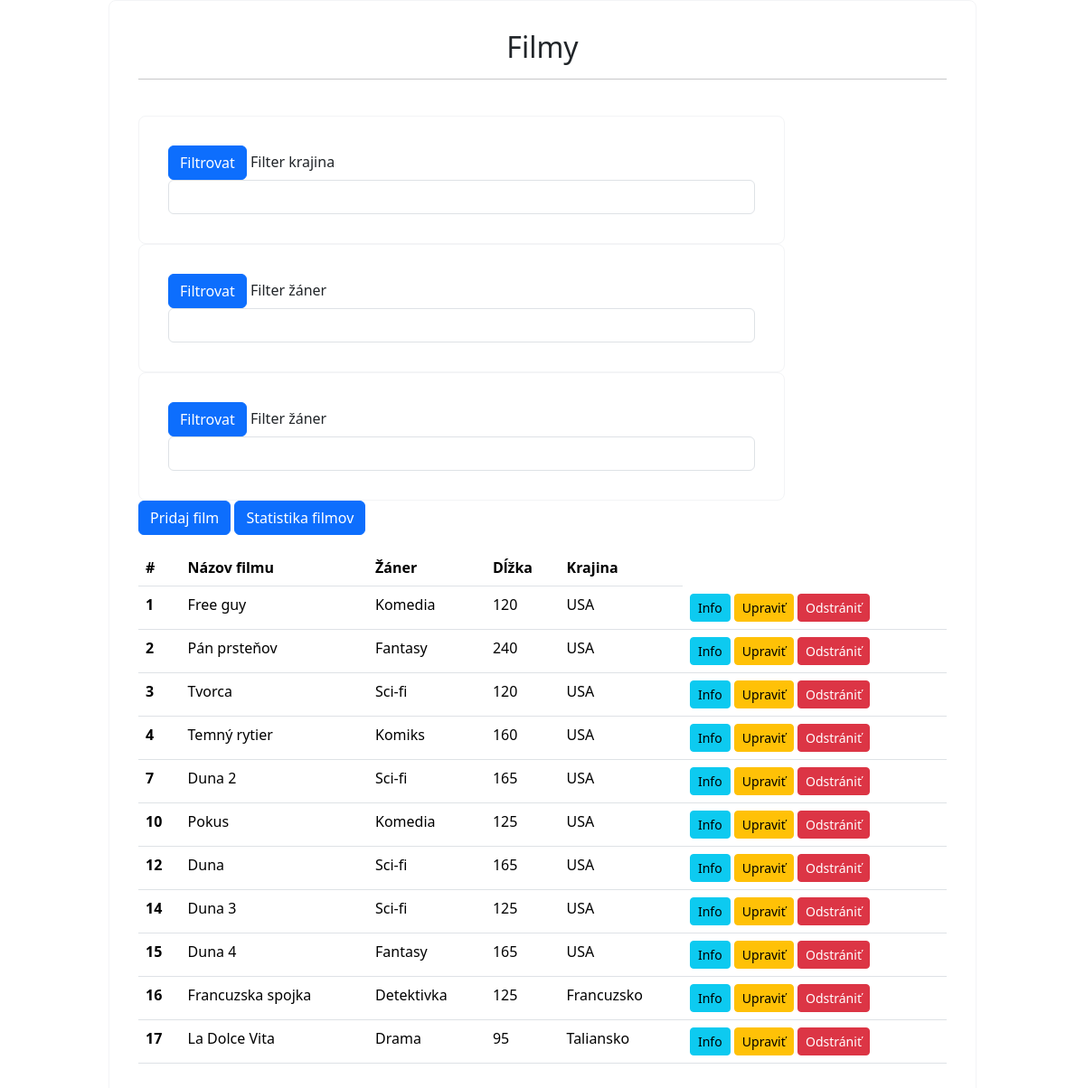
The page /view.php on the database its author committed.
### tables this page shows
CREATE TABLE `filmy` (
  `id_film` int(11) NOT NULL,
  `názov_filmu` varchar(120) DEFAULT NULL,
  `žáner` varchar(60) DEFAULT NULL,
  `dĺžka` int(11) DEFAULT NULL,
  `krajina` varchar(60) DEFAULT NULL
);

### php/read.php (called while the page is built)
<?php
include 'connect_db.php';
$sql = "SELECT * FROM filmy";
$result = mysqli_query($con, $sql);
?>

### view.php (the view, shortened to what this page needs)
<?php include 'php/read.php';?>
<!doctype html>
<html lang="en">
<head>
    <link rel="stylesheet" href="https://cdn.jsdelivr.net/npm/bootstrap@5.3.3/dist/css/bootstrap.min.css">
    <link rel="stylesheet" href="css/style.css">
</head>
  <body>
    <div class="wrapper">
        <h2>Filmy</h2><hr><br>
        <form action="filter.php" method="GET">
            <button type="submit" class="btn btn-primary" name="filter_html">Filtrovat</button>
                    <label for="filter_krajina" class="form-label">Filter krajina</label>
                    <input type="text" class="form-control" id="krajina_filtrovanie" name="krajina_filtrovanie" value="">
         </form>
         <form action="filter.php" method="GET">
            <button type="submit" class="btn btn-primary" name="filter_html">Filtrovat</button>
                    <label for="filter_zaner" class="form-label">Filter žáner</label>
                    <input type="text" class="form-control" id="zaner_filtrovanie" name="zaner_filtrovanie" value="">
         </form>
         <form action="filter.php" method="GET">
            <button type="submit" class="btn btn-primary" name="filter_html">Filtrovat</button>
                    <label for="filter_zaner" class="form-label">Filter žáner</label>
                    <input type="text" class="form-control" id="dlzka_filtrovanie" name="dlzka_filtrovanie" value="">
         </form>
        <a href="index.php" class="btn btn-primary mb-3">Pridaj film</a>
        <a href="statistics.php" class="btn btn-primary mb-3">Statistika filmov</a>
        <table class="table">
            <thead>
                <tr>
                <th scope="col">#</th>
                <th scope="col">Názov filmu</th>
                <th scope="col">Žáner</th>
                <th scope="col">Dĺžka</th>
                <th scope="col">Krajina</th>
                </tr>
            </thead>
            <tbody>
                <?php
                    while($row = mysqli_fetch_assoc($result)){ ?>
                        <tr>
                            <th scope="row"><?php echo $row['id_film']; ?></th>
                            <td><?php echo $row['názov_filmu']; ?></td>
                            <td><?php echo $row['žáner']; ?></td>
                            <td><?php echo $row['dĺžka']; ?></td>
                            <td><?php echo $row['krajina']; ?></td>
                            <td>
                                <a href="info.php?id=<?php echo $row['id_film']; ?>" class="btn btn-info btn-sm">Info</a>
                                <a href="update.php?id=<?php echo $row['id_film']; ?>" class="btn btn-warning btn-sm">Upraviť</a>
                                <a href="php/delete.php?id=<?php echo $row['id_film']; ?>" class="btn btn-danger btn-sm">Odstrániť</a>
                            </td>
                        </tr>
                    <?php } ?>
            </tbody>
        </table>
    </div>
  </body>
</html>

### css/style.css (style rules this page uses)
body { min-height: 100vh; display: flex; justify-content: center; align-items: center; }
form, .wrapper { width: 80%; border: 1px solid #f3f4f6; padding: 2rem; border-radius: 8px; }
h2 { text-align: center; }

### rows shown on the page
filmy: id_film "1", názov_filmu "Free guy", žáner "Komedia", dĺžka "120", krajina "USA"
filmy: id_film "2", názov_filmu "Pán prsteňov", žáner "Fantasy", dĺžka "240", krajina "USA"
filmy: id_film "3", názov_filmu "Tvorca", žáner "Sci-fi", dĺžka "120", krajina "USA"
filmy: id_film "4", názov_filmu "Temný rytier", žáner "Komiks", dĺžka "160", krajina "USA"
filmy: id_film "7", názov_filmu "Duna 2", žáner "Sci-fi", dĺžka "165", krajina "USA"
filmy: id_film "10", názov_filmu "Pokus", žáner "Komedia", dĺžka "125", krajina "USA"
filmy: id_film "12", názov_filmu "Duna", žáner "Sci-fi", dĺžka "165", krajina "USA"
filmy: id_film "14", názov_filmu "Duna 3", žáner "Sci-fi", dĺžka "125", krajina "USA"
filmy: id_film "15", názov_filmu "Duna 4", žáner "Fantasy", dĺžka "165", krajina "USA"
filmy: id_film "16", názov_filmu "Francuzska spojka", žáner "Detektivka", dĺžka "125", krajina "Francuzsko"
filmy: id_film "17", názov_filmu "La Dolce Vita", žáner "Drama", dĺžka "95", krajina "Taliansko"
